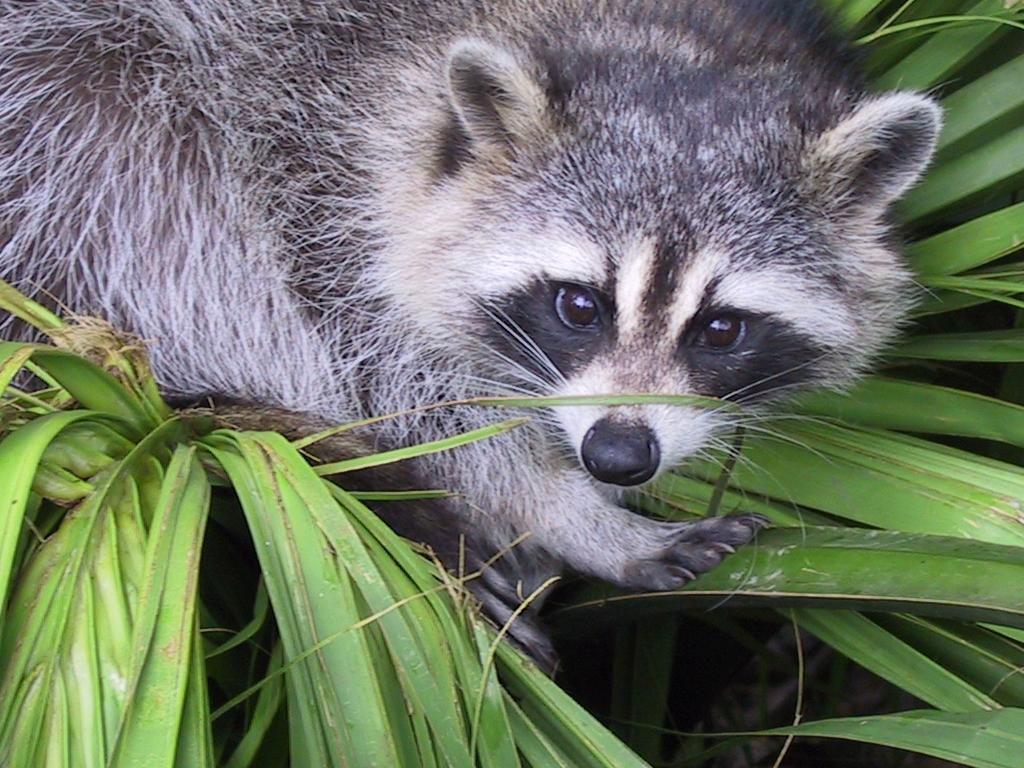
#> input picture day_01/ex04/animal.jpeg, 1024 x 768 px
$ python rotate.py
#> lines starting #> are read from the running program, lines starting #| are printed output that depends on the picture
### day_01/ex02/load_image.py
import cv2
import numpy as np


def ft_load(path: str) -> np.ndarray:
    """
    Load an image from a file and return it as a list.
    """
    if type(path) is not str:
        raise ValueError(f"{path} is not a string")

    image = cv2.imread(path)
    if image is None:
        raise FileNotFoundError(f"File '{path}' could not be opened.")
    image = cv2.cvtColor(image, cv2.COLOR_BGR2RGB)

    print(f"The shape of image is: {image.shape}")

    return image

### day_01/ex04/rotate.py
from load_image import ft_load
import numpy as np
import matplotlib.pyplot as plt


def ft_transpose(image: list) -> np.ndarray:
    """
    Transpose the given image.
    """
    nbr_rows = len(image)
    nbr_cols = len(image[0])

    transposed_image = []

    for i in range(nbr_cols):
        row = []
        for j in range(nbr_rows):
            row.append(image[j][i])
        transposed_image.append(row)
    array_image = np.array(transposed_image)
    print(f"New shape after Transpose: {array_image.shape}")
    return array_image


def ft_zoom(image: list) -> np.ndarray:
    """
        Crops a central portion of the given image to create a zoom effect.
    """
    height, width = image.shape[:2]

    top, bottom = int(height * 0.2), int(height * 0.8)
    left, right = int(width * 0.3), int(width * 0.8)

    if bottom - top <= 0 or right - left <= 0:
        raise ValueError("Image is too small for the zoom operation.")

    zoomed_image = image[top:bottom, left:right]
    return zoomed_image


def main():
    """
        Loads an image, applies a zoom effect, and displays the result.
    """
    try:
        image = ft_load("animal.jpeg")
#> in ft_load, image is the input picture: shape (768, 1024, 3); mean B, G, R 102.1, 117.7, 110.7
#| The shape of image is: (768, 1024, 3)
        print(image)
#> (printed output is left out)
        zoomed_image = ft_zoom(image)
#> in ft_zoom, `zoomed_image = image[top:bottom, left:right]`:
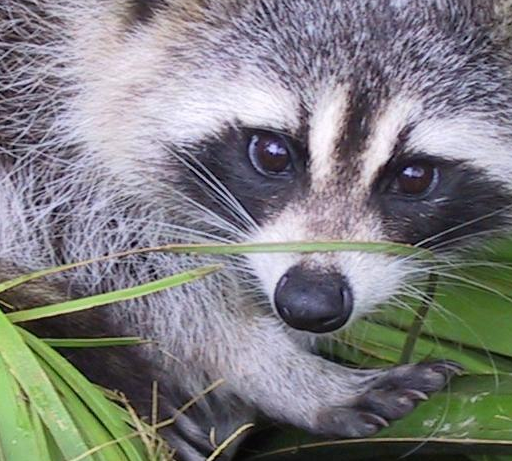
#> zoomed_image: shape (461, 512, 3); mean R, G, B 126.7, 126.4, 128
        transposed_image = ft_transpose(zoomed_image)
#> in ft_transpose, `nbr_rows = len(image)`: nbr_rows = 461
#> in ft_transpose, `nbr_cols = len(image[0])`: nbr_cols = 512
#> after the loop in ft_transpose, `for i in range(nbr_cols):`: transposed_image = 512 items
#> in ft_transpose, `array_image = np.array(transposed_image)`:
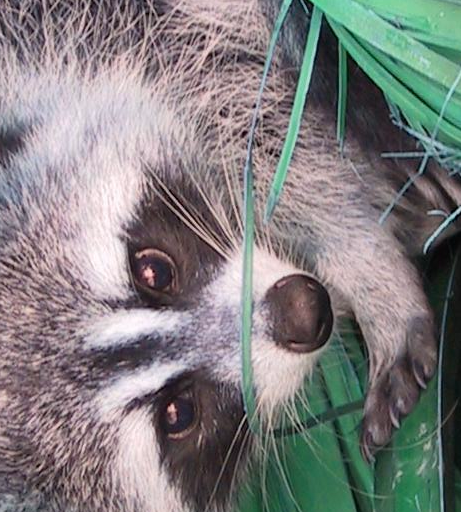
#> array_image: shape (512, 461, 3); mean of channels 0, 1, 2 126.7, 126.4, 128; drawn as B, G, R
#| New shape after Transpose: (512, 461, 3)
        print(transposed_image)
#> (printed output is left out)

        plt.imshow(transposed_image)
        plt.show()
    except FileNotFoundError as e:
        print(f"Error: {e}")
    except ValueError as e:
        print(f"Zoom Error: {e}")


if __name__ == "__main__":
    main()
